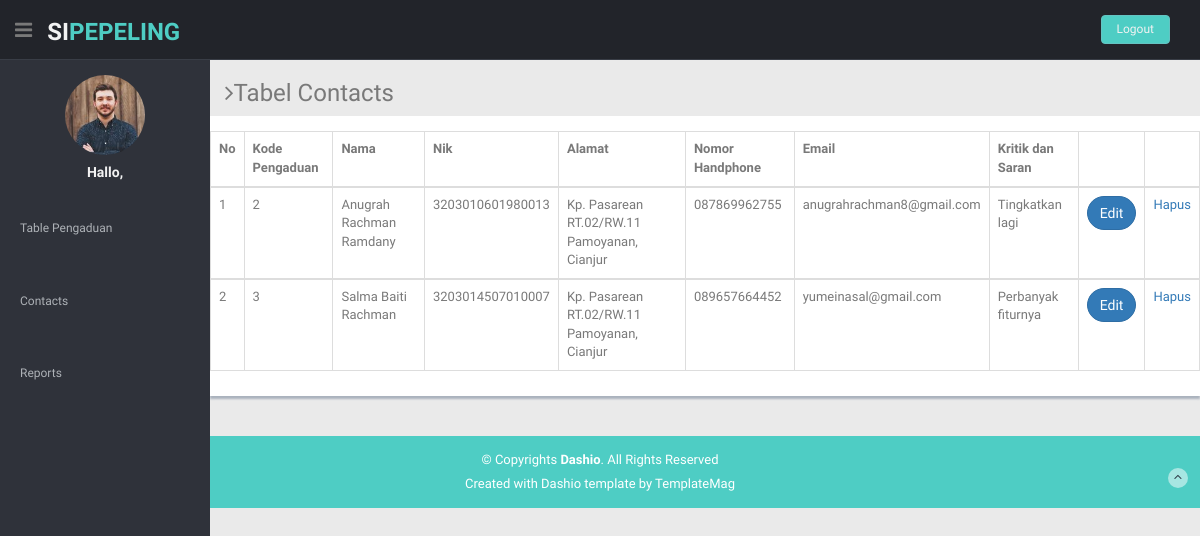
Page /index.php/kontak_adm on the committed database.
### tables this page shows
CREATE TABLE `kontak` (
  `kode_kontak` int(20) NOT NULL,
  `nama` varchar(50) NOT NULL,
  `nik` varchar(20) NOT NULL,
  `alamat` varchar(200) NOT NULL,
  `hp` varchar(13) NOT NULL,
  `email` varchar(50) NOT NULL,
  `kritik_saran` varchar(500) NOT NULL
);

### application/views/v-kontak-adm.php (called while the page is built, shortened)
<?php
$this->load->view('parts/header-adm');
$this->load->view('parts/nav-adm');
?>
<?php $this->load->view("table/t_kontak_adm"); ?>

### application/controllers/kontak_adm.php (called while the page is built, shortened)
<?php
class Kontak_Adm extends CI_Controller
{
	function __construct()
	{
		$this->load->model('m_kontak_adm');
	}
	function index(){
		$data['kontak'] = $this->m_kontak_adm->tampil_data()->result();
		$this->load->view('v-kontak-adm',$data);
	}
}
 ?>

### index.php (called while the page is built, shortened)
<?php
require_once BASEPATH.'core/CodeIgniter.php';

### application/models/m_kontak_adm.php (called while the page is built, shortened)
<?php
class M_Kontak_Adm extends CI_Model
{
	function tampil_data(){
		return $this->db->get('kontak');
	}
}
 ?>

### application/views/table/t_kontak_adm.php (the view)
<section id="main-content">
  <section class="wrapper">
    <h3><i class="fa fa-angle-right"></i>Tabel Contacts</h3>
    <div class="row mb">
      <div class="content-panel">
        <div class="adv-table">
          <table cellpadding="0" cellspacing="0" border="0" class="display table table-bordered" id="hidden-table-info">
              <tr>
                <th>No</th>
                <th>Kode Pengaduan</th>
                <th>Nama</th>
                <th class="hidden-phone">Nik</th>
                <th class="hidden-phone">Alamat</th>
                <th class="hidden-phone">Nomor Handphone</th>
                <th class="hidden-phone">Email</th>
                <th class="hidden-phone">Kritik dan Saran</th>
                <th></th>
                <th></th>
              </tr>
            <?php
                $no = 1;
                foreach($kontak as $k){
            ?>
            <tbody>
              <tr class="gradeX">
                <td><?php echo $no++ ?></td>
                <td><?php echo $k->kode_kontak ?></td>
                <td><?php echo $k->nama ?></td>
                <td class="hidden-phone"><?php echo $k->nik ?></td>
                <td class="center hidden-phone"><?php echo $k->alamat ?></td>
                <td class="center hidden-phone"><?php echo $k->hp ?></td>
                <td class="center hidden-phone"><?php echo $k->email ?></td>
                <td class="center hidden-phone"><?php echo $k->kritik_saran ?></td>
                <td><button type="button" class="btn btn-round btn-primary">Edit</button></td>
                <td><?php echo anchor('kontak_adm/hapus/'.$k->kode_kontak,'Hapus'); ?></td>
              </tr>
            </tbody>
            <?php } ?>
          </table>
        </div>
      </div>
    </div>
  </section>
</section>

### assets/css-adm/style.css (style rules this page uses)
body { color: #797979; background: #eaeaea; font-family: 'Ruda', sans-serif; padding: 0px !important; margin: 0px !important; font-size:13px; }
a, a:hover, a:focus { text-decoration: none; outline: none; }
.btn-round { border-radius: 20px; -webkit-border-radius: 20px; }
.mb { margin-bottom: 25px; }
ul.sidebar-menu li a { color: #aeb2b7; text-decoration: none; display: block; padding: 15px 0 15px 10px; font-size: 12px; outline: none; -webkit-transition: all 0.3s ease; -moz-transition: all 0.3s ease; -o-transition: all 0.3s ease; -ms-transition: all 0.3s ease; transition: all 0.3s ease; }
#main-content { margin-left: 210px; }
.wrapper { display: inline-block; margin-top: 60px; padding-left: 15px; padding-right: 15px; padding-bottom: 15px; padding-top: 0px; width: 100%; }
.content-panel { background: #ffffff; box-shadow: 0px 3px 2px #aab2bd; padding-top: 15px; padding-bottom: 5px; }

### rows in the picture
kontak: kode_kontak "2", nama "Anugrah Rachman Ramdany", nik "3203010601980013", alamat "Kp. Pasarean RT.02/RW.11 Pamoyanan, Cianjur", hp "087869962755", email "anugrahrachman8@gmail.com", kritik_saran "Tingkatkan lagi", kode_kontak "Hapus"
kontak: kode_kontak "3", nama "Salma Baiti Rachman", nik "3203014507010007", alamat "Kp. Pasarean RT.02/RW.11 Pamoyanan, Cianjur", hp "089657664452", email "yumeinasal@gmail.com", kritik_saran "Perbanyak fiturnya", kode_kontak "Hapus"

### other values in the picture
anchor('tampil_adm','Table Pengaduan') "Table Pengaduan"
anchor('kontak_adm','Contacts') "Contacts"
anchor('cetak','Reports') "Reports"
